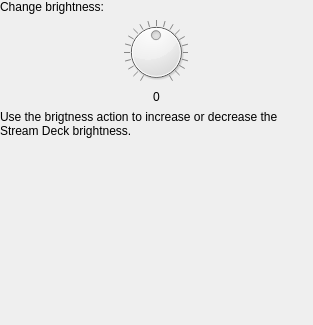
<?xml version="1.0" encoding="UTF-8"?>
<ui version="4.0">
 <class>Brightness</class>
 <widget class="QWidget" name="Brightness">
  <property name="geometry">
   <rect>
    <x>0</x>
    <y>0</y>
    <width>313</width>
    <height>325</height>
   </rect>
  </property>
  <property name="windowTitle">
   <string>Form</string>
  </property>
  <layout class="QVBoxLayout" name="verticalLayout">
   <property name="leftMargin">
    <number>0</number>
   </property>
   <property name="topMargin">
    <number>0</number>
   </property>
   <property name="rightMargin">
    <number>0</number>
   </property>
   <property name="bottomMargin">
    <number>0</number>
   </property>
   <item>
    <layout class="QVBoxLayout" name="verticalLayout_4" stretch="0,0,0,2">
     <item>
      <widget class="QLabel" name="label">
       <property name="text">
        <string>Change brightness:</string>
       </property>
      </widget>
     </item>
     <item>
      <layout class="QHBoxLayout" name="horizontalLayout">
       <item>
        <widget class="QDial" name="dial">
         <property name="maximumSize">
          <size>
           <width>64</width>
           <height>64</height>
          </size>
         </property>
         <property name="minimum">
          <number>-100</number>
         </property>
         <property name="maximum">
          <number>100</number>
         </property>
         <property name="singleStep">
          <number>1</number>
         </property>
         <property name="wrapping">
          <bool>false</bool>
         </property>
         <property name="notchTarget">
          <double>10.000000000000000</double>
         </property>
         <property name="notchesVisible">
          <bool>true</bool>
         </property>
        </widget>
       </item>
      </layout>
     </item>
     <item>
      <layout class="QHBoxLayout" name="horizontalLayout_2">
       <item>
        <widget class="QLabel" name="amount">
         <property name="sizePolicy">
          <sizepolicy hsizetype="Maximum" vsizetype="Preferred">
           <horstretch>0</horstretch>
           <verstretch>0</verstretch>
          </sizepolicy>
         </property>
         <property name="text">
          <string>0</string>
         </property>
        </widget>
       </item>
      </layout>
     </item>
     <item>
      <widget class="QLabel" name="label_2">
       <property name="sizePolicy">
        <sizepolicy hsizetype="Preferred" vsizetype="Preferred">
         <horstretch>0</horstretch>
         <verstretch>0</verstretch>
        </sizepolicy>
       </property>
       <property name="text">
        <string>Use the brigtness action to increase or decrease the Stream Deck brightness.</string>
       </property>
       <property name="textFormat">
        <enum>Qt::PlainText</enum>
       </property>
       <property name="alignment">
        <set>Qt::AlignLeading|Qt::AlignLeft|Qt::AlignTop</set>
       </property>
       <property name="wordWrap">
        <bool>true</bool>
       </property>
      </widget>
     </item>
    </layout>
   </item>
  </layout>
 </widget>
 <resources/>
 <connections/>
</ui>
